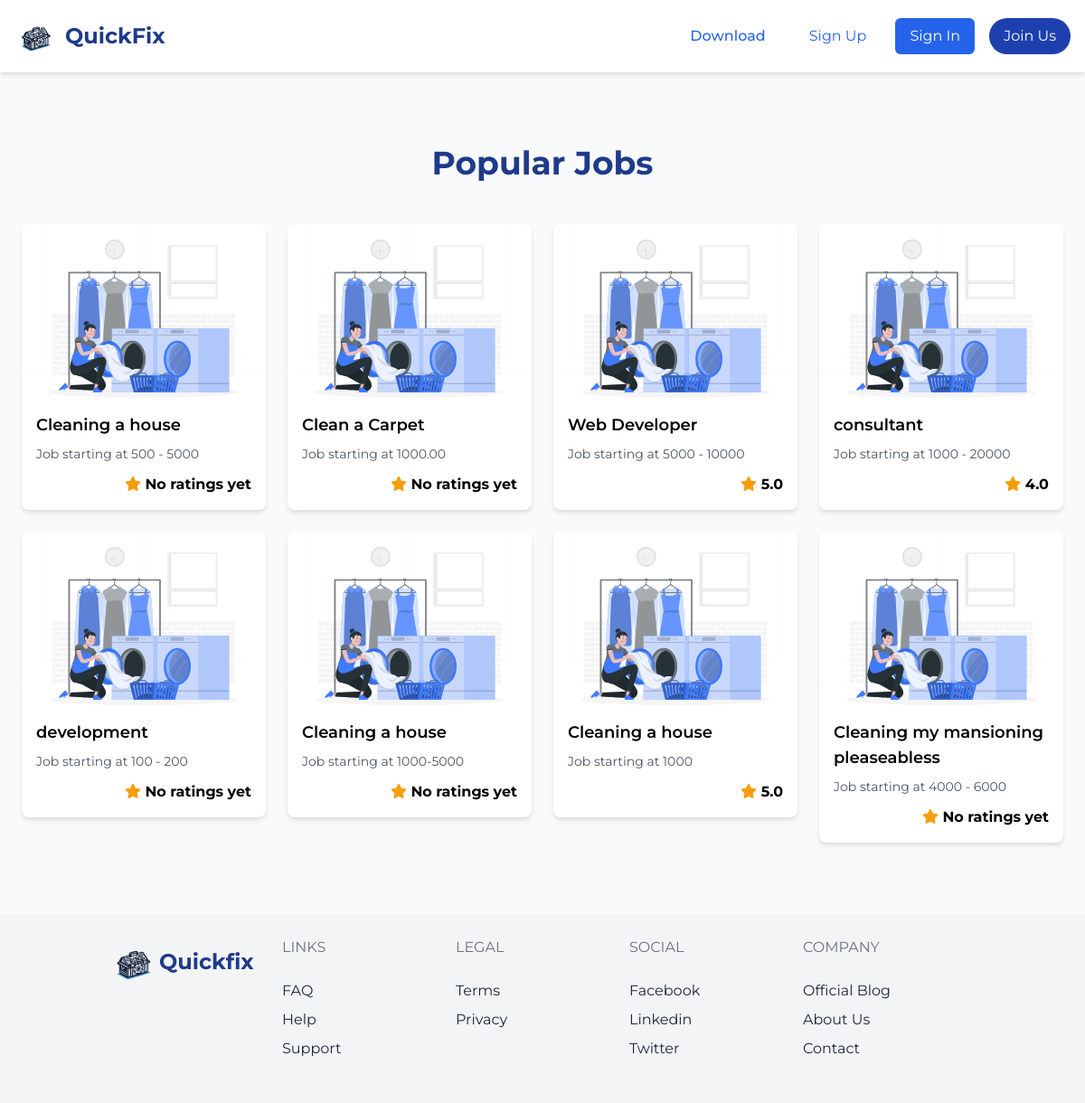
The page /categories.php?category_id=9 on the database its author committed.
### tables this page shows
CREATE TABLE `jobs` (
  `id` int(11) NOT NULL,
  `user_id` int(11) NOT NULL,
  `job_title` varchar(255) NOT NULL,
  `job_date` date DEFAULT NULL,
  `job_time` varchar(50) DEFAULT NULL,
  `location` varchar(255) NOT NULL,
  `description` text NOT NULL,
  `budget` text NOT NULL COMMENT 'oldset:decimal=10,2||current:ranging',
  `images` text DEFAULT NULL,
  `created_at` timestamp NOT NULL DEFAULT current_timestamp(),
  `status` enum('open','in_progress','completed','cancelled') NOT NULL DEFAULT 'open',
  `latitude` decimal(10,6) DEFAULT NULL,
  `longitude` decimal(10,6) DEFAULT NULL,
  `category_id` int(11) NOT NULL,
  `sub_category_id` int(11) NOT NULL,
  `cancelled_at` timestamp NULL DEFAULT NULL,
  `cancelled_by` int(11) DEFAULT NULL,
  `chosen_worker_id` int(11) DEFAULT NULL
);

### categories.php (the view, shortened to what this page needs)
<?php
include 'config/db_connection.php';
$category_id = $_GET['category_id'];
$query = "SELECT * FROM jobs WHERE category_id = $category_id";
$jobsresult = $conn->query($query);
?>
<!DOCTYPE html>
<html lang="en">
<head>
  <link rel="stylesheet" href="https://unpkg.com/tailwindcss@2.2.19/dist/tailwind.min.css" />
</head>
<body class="bg-white min-h-screen">
  <nav class="flex justify-between items-center p-4 bg-white shadow-md sticky top-0 z-50">
    <a href="#" class="flex items-center space-x-2">
      <img src="./img/logo1.png" alt="Company Logo" class="h-12 w-auto">
      <span class="text-2xl font-bold text-blue-900">QuickFix</span>
    </a>
    <div id="nav-content" x-data="{ mobileOpen: false, categoryOpen: false, userType: null }"
      :class="{'hidden': !mobileOpen, 'flex': mobileOpen}"
      class="lg:flex lg:items-center flex-col lg:flex-row lg:space-x-6 lg:space-y-0 absolute lg:relative top-full left-0 w-full lg:w-auto bg-white shadow-md lg:shadow-none lg:bg-transparent">
      <div class="flex flex-col lg:flex-row items-start lg:items-center lg:space-x-4">
        <a href="#download" class="block lg:inline text-blue-600 hover:text-blue-800 font-medium py-2 px-4">Download</a>
      <div class="flex justify-center space-x-4 py-4 lg:py-0">
        <a href="./user/user-registration.php"><button class="px-4 py-2 text-blue-600 hover:bg-blue-50 rounded-md">Sign Up</button></a>
        <a href="./user/userLogin.php"><button class="px-4 py-2 bg-blue-600 text-white rounded-md hover:bg-blue-700">Sign In</button></a>
        <a href="./job-seeker/become-a-job-seeker.php"><button class="px-4 py-2 bg-blue-800 text-white rounded-full hover:bg-blue-900">Join Us</button></a>
      </div>
    </div>
  </nav>
  <section class="bg-gray-50 py-20 px-4">
    <div class="max-w-6xl mx-auto">
      <h2 class="text-4xl font-bold mb-12 text-blue-900 text-center">Popular Jobs</h2>
      <div class="grid grid-cols-1 sm:grid-cols-2 md:grid-cols-3 lg:grid-cols-4 gap-6">
        <?php while ($row = $jobsresult->fetch_assoc()) { ?>
          <a href="categories.php?category_id=<?= $row['id'] ?>">
            <div class="bg-white rounded-lg shadow-md overflow-hidden transform transition-transform duration-300 hover:scale-105">
              <img src="./img/laundry.svg" alt="Cleaning" class="w-full h-48 object-cover">
              <div class="p-4">
                <h3 class="font-semibold text-lg mb-2"><?= htmlspecialchars($row['job_title']) ?></h3>
                <p class="text-gray-600 text-sm">Job starting at <?= htmlspecialchars($row['budget']) ?></p>
                <?php
                $query2 = "SELECT AVG(rating) as avg_rating FROM completed_jobs WHERE job_id = '" . $row['id'] . "'";
                $completed_jobsresult = $conn->query($query2);
                $row2 = $completed_jobsresult->fetch_assoc();
                $rating = $row2['avg_rating'] ? number_format($row2['avg_rating'], 1) : "No ratings yet";
                ?>
                <div class="text-right mt-3">
                  <b><span class="text-yellow-500"><i class="fas fa-star"></i></span> <?= $rating ?></b>
                </div>
              </div>
            </div>
          </a>
        <?php } ?>
      </div>
    </div>
  </section>
  <footer class="bg-gray-100">
    <div class="container mx-auto px-8">
      <div class="w-full flex flex-col md:flex-row py-6">
        <div class="flex-1 mb-6 text-blue-900">
          <a class="no-underline hover:no-underline flex items-center font-bold text-1xl lg:text-2xl" href="#">
            <img src="./img/logo1.png" alt="Quickfix Logo" class="h-10 lg:h-14">
            <span>Quickfix</span>
          </a>
        </div>
        <div class="flex-1">
          <p class="uppercase text-gray-500 md:mb-6">Links</p>
          <ul class="list-reset mb-6">
            <li class="mt-2 inline-block mr-2 md:block md:mr-0">
              <a href="#" class="no-underline hover:underline text-gray-800 hover:text-blue-500">FAQ</a>
            </li>
            <li class="mt-2 inline-block mr-2 md:block md:mr-0">
              <a href="#" class="no-underline hover:underline text-gray-800 hover:text-blue-500">Help</a>
            </li>
            <li class="mt-2 inline-block mr-2 md:block md:mr-0">
              <a href="#" class="no-underline hover:underline text-gray-800 hover:text-blue-500">Support</a>
            </li>
          </ul>
        </div>
        <div class="flex-1">
          <p class="uppercase text-gray-500 md:mb-6">Legal</p>
          <ul class="list-reset mb-6">
            <li class="mt-2 inline-block mr-2 md:block md:mr-0">
              <a href="#" class="no-underline hover:underline text-gray-800 hover:text-blue-500">Terms</a>
            </li>
            <li class="mt-2 inline-block mr-2 md:block md:mr-0">
              <a href="#" class="no-underline hover:underline text-gray-800 hover:text-blue-500">Privacy</a>
            </li>
          </ul>
        </div>
        <div class="flex-1">
          <p class="uppercase text-gray-500 md:mb-6">Social</p>
          <ul class="list-reset mb-6">
            <li class="mt-2 inline-block mr-2 md:block md:mr-0">
              <a href="#" class="no-underline hover:underline text-gray-800 hover:text-blue-500">Facebook</a>
            </li>
            <li class="mt-2 inline-block mr-2 md:block md:mr-0">
              <a href="#" class="no-underline hover:underline text-gray-800 hover:text-blue-500">Linkedin</a>
            </li>
            <li class="mt-2 inline-block mr-2 md:block md:mr-0">
              <a href="#" class="no-underline hover:underline text-gray-800 hover:text-blue-500">Twitter</a>
            </li>
          </ul>
        </div>
        <div class="flex-1">
          <p class="uppercase text-gray-500 md:mb-6">Company</p>
          <ul class="list-reset mb-6">
            <li class="mt-2 inline-block mr-2 md:block md:mr-0">
              <a href="#" class="no-underline hover:underline text-gray-800 hover:text-blue-500">Official Blog</a>
            </li>
            <li class="mt-2 inline-block mr-2 md:block md:mr-0">
              <a href="#" class="no-underline hover:underline text-gray-800 hover:text-blue-500">About Us</a>
            </li>
            <li class="mt-2 inline-block mr-2 md:block md:mr-0">
              <a href="#" class="no-underline hover:underline text-gray-800 hover:text-blue-500">Contact</a>
            </li>
          </ul>
        </div>
      </div>
    </div>
  </footer>
</body>
</html>

### categories.php (style rules this page uses)
body { font-family: 'Montserrat', sans-serif; }
html { scroll-behavior: smooth; }

### rows shown on the page
jobs: job_title "Cleaning a house", budget "500 - 5000", rating "No ratings yet"
jobs: job_title "Clean a Carpet", budget "1000.00", rating "No ratings yet"
jobs: job_title "Web Developer", budget "5000 - 10000", rating "5.0"
jobs: job_title "consultant", budget "1000 - 20000", rating "4.0"
jobs: job_title "development", budget "100 - 200", rating "No ratings yet"
jobs: job_title "Cleaning a house", budget "1000-5000", rating "No ratings yet"
jobs: job_title "Cleaning a house", budget "1000", rating "5.0"
jobs: job_title "Cleaning my mansioning pleaseabless", budget "4000 - 6000", rating "No ratings yet"
